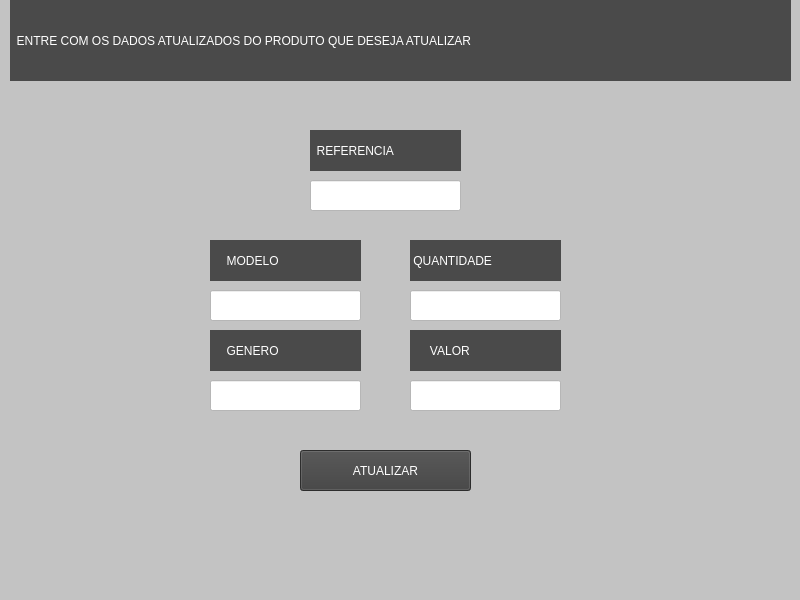
<?xml version="1.0" encoding="UTF-8"?>
<ui version="4.0">
 <class>MainWindow</class>
 <widget class="QMainWindow" name="MainWindow">
  <property name="geometry">
   <rect>
    <x>0</x>
    <y>0</y>
    <width>800</width>
    <height>600</height>
   </rect>
  </property>
  <property name="windowTitle">
   <string>Atualizar</string>
  </property>
  <property name="styleSheet">
   <string notr="true">background-color: rgb(195, 195, 195)</string>
  </property>
  <widget class="QWidget" name="centralwidget">
   <widget class="QLabel" name="label">
    <property name="geometry">
     <rect>
      <x>10</x>
      <y>0</y>
      <width>781</width>
      <height>81</height>
     </rect>
    </property>
    <property name="styleSheet">
     <string notr="true">background-color: rgb(74, 74, 74); color:#ffffff; font: 75 16pt &quot;MS Shell Dlg 2&quot;;</string>
    </property>
    <property name="text">
     <string>  ENTRE COM OS DADOS ATUALIZADOS DO PRODUTO QUE DESEJA ATUALIZAR</string>
    </property>
   </widget>
   <widget class="QLabel" name="label_2">
    <property name="geometry">
     <rect>
      <x>310</x>
      <y>130</y>
      <width>151</width>
      <height>41</height>
     </rect>
    </property>
    <property name="styleSheet">
     <string notr="true">background-color: rgb(74, 74, 74); color:#ffffff; font: 75 16pt &quot;MS Shell Dlg 2&quot;;</string>
    </property>
    <property name="text">
     <string>  REFERENCIA</string>
    </property>
   </widget>
   <widget class="QLineEdit" name="lineEdit">
    <property name="geometry">
     <rect>
      <x>310</x>
      <y>180</y>
      <width>151</width>
      <height>31</height>
     </rect>
    </property>
    <property name="styleSheet">
     <string notr="true">background-color: rgb(255, 255, 255); color: rgb(0, 0, 0)</string>
    </property>
   </widget>
   <widget class="QLineEdit" name="lineEdit_2">
    <property name="geometry">
     <rect>
      <x>210</x>
      <y>290</y>
      <width>151</width>
      <height>31</height>
     </rect>
    </property>
    <property name="styleSheet">
     <string notr="true">background-color: rgb(255, 255, 255); color: rgb(0, 0, 0)</string>
    </property>
    <property name="text">
     <string/>
    </property>
   </widget>
   <widget class="QLabel" name="label_3">
    <property name="geometry">
     <rect>
      <x>210</x>
      <y>240</y>
      <width>151</width>
      <height>41</height>
     </rect>
    </property>
    <property name="styleSheet">
     <string notr="true">background-color: rgb(74, 74, 74); color:#ffffff; font: 75 16pt &quot;MS Shell Dlg 2&quot;;</string>
    </property>
    <property name="text">
     <string>     MODELO</string>
    </property>
   </widget>
   <widget class="QLineEdit" name="lineEdit_3">
    <property name="geometry">
     <rect>
      <x>210</x>
      <y>380</y>
      <width>151</width>
      <height>31</height>
     </rect>
    </property>
    <property name="styleSheet">
     <string notr="true">background-color: rgb(255, 255, 255); color: rgb(0, 0, 0)</string>
    </property>
   </widget>
   <widget class="QLabel" name="label_4">
    <property name="geometry">
     <rect>
      <x>210</x>
      <y>330</y>
      <width>151</width>
      <height>41</height>
     </rect>
    </property>
    <property name="styleSheet">
     <string notr="true">background-color: rgb(74, 74, 74); color:#ffffff; font: 75 16pt &quot;MS Shell Dlg 2&quot;;</string>
    </property>
    <property name="text">
     <string>     GENERO</string>
    </property>
   </widget>
   <widget class="QLineEdit" name="lineEdit_4">
    <property name="geometry">
     <rect>
      <x>410</x>
      <y>290</y>
      <width>151</width>
      <height>31</height>
     </rect>
    </property>
    <property name="styleSheet">
     <string notr="true">background-color: rgb(255, 255, 255); color: rgb(0, 0, 0)</string>
    </property>
   </widget>
   <widget class="QLabel" name="label_5">
    <property name="geometry">
     <rect>
      <x>410</x>
      <y>240</y>
      <width>151</width>
      <height>41</height>
     </rect>
    </property>
    <property name="styleSheet">
     <string notr="true">background-color: rgb(74, 74, 74); color:#ffffff; font: 75 16pt &quot;MS Shell Dlg 2&quot;;</string>
    </property>
    <property name="text">
     <string> QUANTIDADE</string>
    </property>
   </widget>
   <widget class="QLineEdit" name="lineEdit_5">
    <property name="geometry">
     <rect>
      <x>410</x>
      <y>380</y>
      <width>151</width>
      <height>31</height>
     </rect>
    </property>
    <property name="styleSheet">
     <string notr="true">background-color: rgb(255, 255, 255); color: rgb(0, 0, 0)</string>
    </property>
   </widget>
   <widget class="QLabel" name="label_6">
    <property name="geometry">
     <rect>
      <x>410</x>
      <y>330</y>
      <width>151</width>
      <height>41</height>
     </rect>
    </property>
    <property name="styleSheet">
     <string notr="true">background-color: rgb(74, 74, 74); color:#ffffff; font: 75 16pt &quot;MS Shell Dlg 2&quot;;</string>
    </property>
    <property name="text">
     <string>      VALOR</string>
    </property>
   </widget>
   <widget class="QPushButton" name="pushButton">
    <property name="geometry">
     <rect>
      <x>300</x>
      <y>450</y>
      <width>171</width>
      <height>41</height>
     </rect>
    </property>
    <property name="styleSheet">
     <string notr="true">background-color: rgb(63, 63, 63); color: rgb(255, 255, 255); 
font: 14pt &quot;a Aha Wow&quot;;</string>
    </property>
    <property name="text">
     <string>ATUALIZAR</string>
    </property>
   </widget>
  </widget>
  <widget class="QMenuBar" name="menubar">
   <property name="geometry">
    <rect>
     <x>0</x>
     <y>0</y>
     <width>800</width>
     <height>21</height>
    </rect>
   </property>
  </widget>
  <widget class="QStatusBar" name="statusbar"/>
 </widget>
 <resources/>
 <connections/>
</ui>
